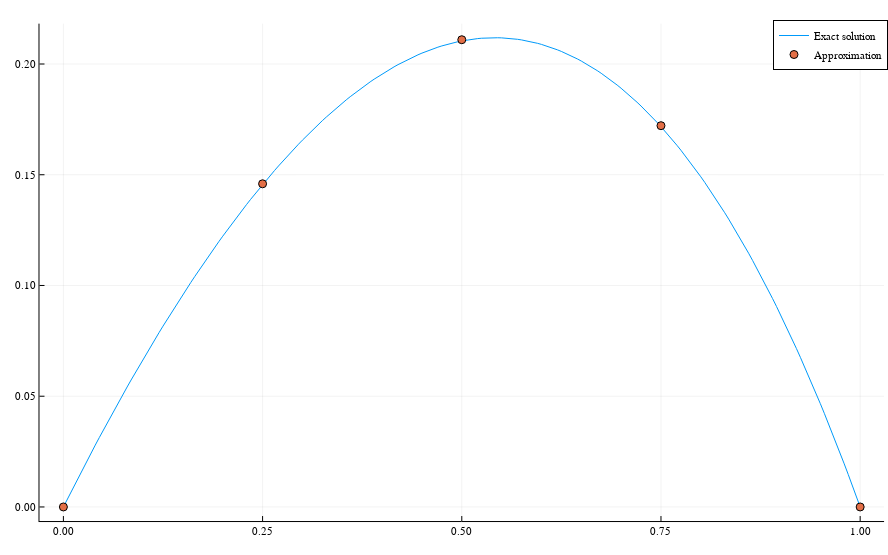

This figure's notebook cell:
### Code cell
exact_solution_3 = x -> (exp(1)-1)*x-exp(x)+1

u = finite_elements(NELEM, x->exp(x), ϕ, ϕ_prime)

plotly()
plot(sol_domain, exact_solution_3.(sol_domain), labels="Exact solution")
plot!(result_domain, u, seriestype = :scatter, size = (888, 555), labels="Approximation")

### Figure 1 — Plotly figure (JSON) as saved in the notebook; plotly's stock layout.template omitted (floating-point values rounded to 4 significant figures; data arrays with more than 128 entries replaced by an {"elided": "..."} marker saying what was removed)
{"data": [{"colorbar": {"title": ""}, "legendgroup": "Exact solution", "line": {"color": "rgba(0, 154, 250, 1.000)", "dash": "solid", "shape": "linear", "width": 1}, "mode": "lines", "name": "Exact solution", "showlegend": true, "type": "scatter", "x": {"elided": "201 float values"}, "xaxis": "x", "y": {"elided": "201 float values"}, "yaxis": "y", "zmax": null, "zmin": null}, {"colorbar": {"title": ""}, "legendgroup": "Approximation", "marker": {"color": "rgba(227, 111, 71, 1.000)", "line": {"color": "rgba(0, 0, 0, 1.000)", "width": 1}, "size": 8, "symbol": "circle"}, "mode": "markers", "name": "Approximation", "showlegend": true, "type": "scatter", "x": [0, 0.25, 0.5, 0.75, 1], "xaxis": "x", "y": [0, 0.1459, 0.211, 0.1722, 0], "yaxis": "y", "zmax": null, "zmin": null}], "layout": {"annotations": [], "height": 555, "legend": {"bgcolor": "rgba(255, 255, 255, 1.000)", "bordercolor": "rgba(0, 0, 0, 1.000)", "borderwidth": 1, "font": {"color": "rgba(0, 0, 0, 1.000)", "family": "sans-serif", "size": 11}, "title": {"font": {"color": "rgba(0, 0, 0, 1.000)", "family": "sans-serif", "size": 15}, "text": ""}, "tracegroupgap": 0, "traceorder": "normal", "x": 1, "xanchor": "auto", "y": 1, "yanchor": "auto"}, "margin": {"b": 20, "l": 0, "r": 0, "t": 20}, "paper_bgcolor": "rgba(255, 255, 255, 1.000)", "plot_bgcolor": "rgba(255, 255, 255, 1.000)", "showlegend": true, "width": 888, "xaxis": {"anchor": "y", "domain": [0.04447, 0.9956], "gridcolor": "rgba(0, 0, 0, 0.100)", "gridwidth": 0.5, "linecolor": "rgba(0, 0, 0, 1.000)", "mirror": false, "range": [-0.03, 1.03], "showgrid": true, "showline": true, "showticklabels": true, "tickangle": 0, "tickcolor": "rgb(0, 0, 0)", "tickfont": {"color": "rgba(0, 0, 0, 1.000)", "family": "sans-serif", "size": 11}, "tickmode": "array", "ticks": "inside", "ticktext": ["0.00", "0.25", "0.50", "0.75", "1.00"], "tickvals": [0, 0.25, 0.5, 0.75, 1], "title": "", "titlefont": {"color": "rgba(0, 0, 0, 1.000)", "family": "sans-serif", "size": 15}, "type": "-", "visible": true, "zeroline": false, "zerolinecolor": "rgba(0, 0, 0, 1.000)"}, "yaxis": {"anchor": "x", "domain": [0.02711, 0.9929], "gridcolor": "rgba(0, 0, 0, 0.100)", "gridwidth": 0.5, "linecolor": "rgba(0, 0, 0, 1.000)", "mirror": false, "range": [-0.006356, 0.2182], "showgrid": true, "showline": true, "showticklabels": true, "tickangle": 0, "tickcolor": "rgb(0, 0, 0)", "tickfont": {"color": "rgba(0, 0, 0, 1.000)", "family": "sans-serif", "size": 11}, "tickmode": "array", "ticks": "inside", "ticktext": ["0.00", "0.05", "0.10", "0.15", "0.20"], "tickvals": [0, 0.05, 0.1, 0.15, 0.2], "title": "", "titlefont": {"color": "rgba(0, 0, 0, 1.000)", "family": "sans-serif", "size": 15}, "type": "-", "visible": true, "zeroline": false, "zerolinecolor": "rgba(0, 0, 0, 1.000)"}}}
